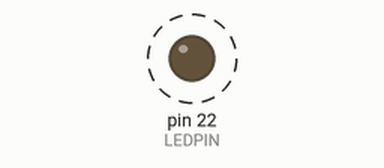
A sketch run on a simulated Arduino Mega 2560, built with avr-gcc and run on an emulated ATmega2560. Parts: output pins drawn as LEDs (lit = HIGH). Dashed ring = blinking. What the sketch prints to the serial monitor is not drawn.

Above: at 0.5 s.
Timing chart, 0 to 4.7 s (numbered marks = the images above):
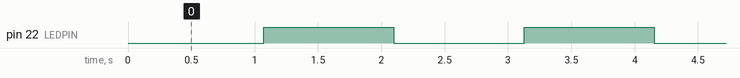

Measured:
- by itself, pin 22 (LEDPIN): alternates HIGH for 1.0 s and LOW for 1.0 s

The sketch:

blinking_light_test.ino
```cpp
const int LEDPIN = 22;

unsigned long currentTime;
unsigned long oldTime = millis();
int ledOn = 0;

void setup() {
 pinMode(LEDPIN, OUTPUT);

 Serial.begin(9600);
}

void loop() {
  // Get the currentTime:
  currentTime = millis();

  Serial.println("currentTime is: ");
  Serial.println(currentTime);
  Serial.println("oldTime is: ");
  Serial.println(oldTime);

  if( (currentTime - oldTime) >= 1000 ) {

   if(ledOn == 0) {
    ledOn = 1;
   } else {
    ledOn = 0;
   }

   Serial.println("One second elapsed!");
   oldTime = currentTime;
  }

  if(ledOn) {
    digitalWrite(LEDPIN, HIGH);
  } else {
    digitalWrite(LEDPIN, LOW);
  }
}
```
